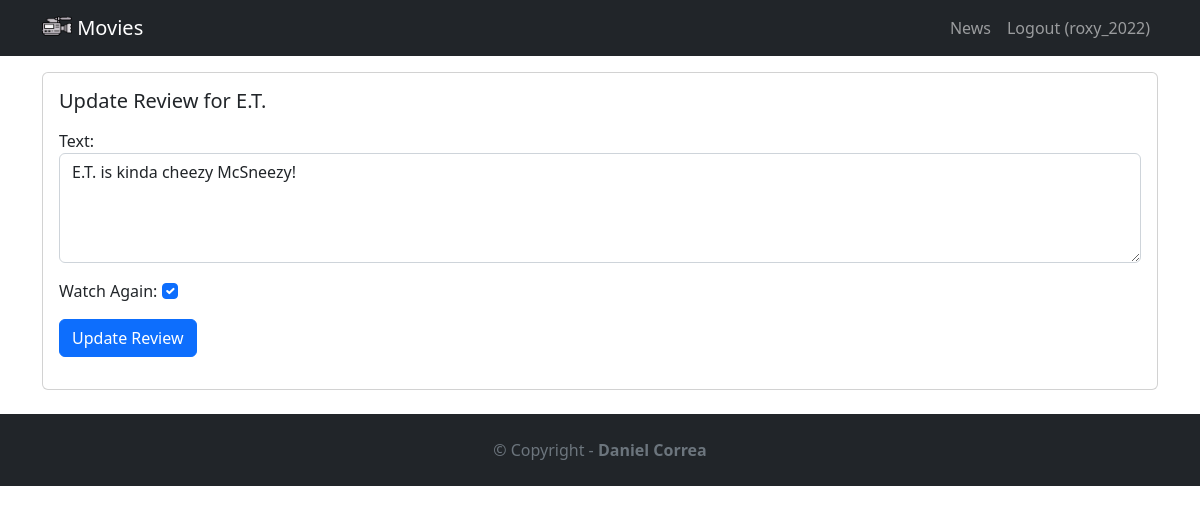
The app's page /movie/review/3 (signed in) with its own data.
### movie/models.py (models this page shows, shortened)
class Review(models.Model):
    text = models.CharField(max_length=100)
    date = models.DateTimeField(auto_now_add=True)
    user = models.ForeignKey(User,on_delete=models.CASCADE)
    movie = models.ForeignKey(Movie,on_delete=models.CASCADE)
    watchAgain = models.BooleanField()

class Movie(models.Model):
    title = models.CharField(max_length=100)
    description = models.CharField(max_length=250)
    image = models.ImageField(upload_to='movie/images/')
    url = models.URLField(blank=True)

### movie/views.py (the view, shortened to what this page needs)
# urls.py: path('review/<int:review_id>', views.updatereview, name='updatereview'),
@login_required
def updatereview(request, review_id):
    review = get_object_or_404(Review,pk=review_id,user=request.user)
    if request.method == 'GET':
        form = ReviewForm(instance=review)
        return render(request, 'updatereview.html', {'review':review, 'form':form})

### movie/forms.py
class ReviewForm(ModelForm):
    def __init__(self, *args, **kwargs):
        super(ModelForm, self).__init__(*args, **kwargs)
        self.fields['text'].widget.attrs.update({'class':'form-control'})
        self.fields['watchAgain'].widget.attrs.update({'class':'form-check-input'})
    class Meta:
        model = Review
        fields = ['text', 'watchAgain']
        labels = {
            'watchAgain': ('Watch Again')
        }
        widgets = {
            'text': Textarea(attrs={'rows': 4}),
        }

### movie/templates/updatereview.html (shortened to what this page needs)
{% extends 'base.html' %}
{% block content %}
<div class="card mb-3">
    <div class="row g-0">
        <div>
            <div class="card-body">
                <h5 class="card-title">
                    Update Review for {{ review.movie.title }}
                </h5>
                <p class="card-text">
                    <form method="POST">
                        {{ form.as_p }}
                        <button type="submit" class="btn btn-primary">
                            Update Review
                        </button>
                    </form>
                </p>
            </div>
        </div>
    </div>
</div>
{% endblock %}

### moviereviews/templates/base.html (shortened to what this page needs)
<!DOCTYPE html>
<html lang="en">
<head>
    <link href="https://cdn.jsdelivr.net/npm/bootstrap@5.2.1/dist/css/bootstrap.min.css" rel="stylesheet">
</head>
<body>
    <nav class="navbar navbar-expand-lg navbar-dark bg-dark mb-3">
        <div class="container">
            <a href="{% url 'home' %}" class="navbar-brand">
                {% load static %}
                <img src="{% static 'images/camera.png' %}" alt="" width="30" height="24" class="d-inline-block align-text-top" />
                Movies
            </a>
            <div class="collapse navbar-collapse"
                id="navbarNavAltMarkup">
                <div class="navbar-nav ms-auto">
                    <a href="{% url 'news' %}" class="nav-link">News</a>
                    {% if user.is_authenticated %}
                        <a href="{% url 'logoutaccount' %}" class="nav-link">Logout ({{ user.username }})</a>
                    {% else %}
                        <a href="{% url 'loginaccount' %}" class="nav-link">Login</a>
                        <a href="{% url 'signupaccount' %}" class="nav-link">Sign Up</a>
                    {% endif %}
                </div>
            </div>
        </div>
    </nav>
    <div class="container">
        {% block content %}
        {% endblock %}
    </div>
    <footer class="text-center text-lg-start bg-dark text-muted mt-4">
        <div class="text-center p-4">
            © Copyright -
            <a href="https://twitter.com/danielgarax" class="text-reset fw-bold text-decoration-none" target="_blank">Daniel Correa</a>
        </div>
    </footer>
</body>
</html>

### records on screen
Review: movie "E.T.", text "E.T. is kinda cheezy McSneezy!", watchAgain "☑"

### other values on screen
{{ user.username }} "roxy_2022"
